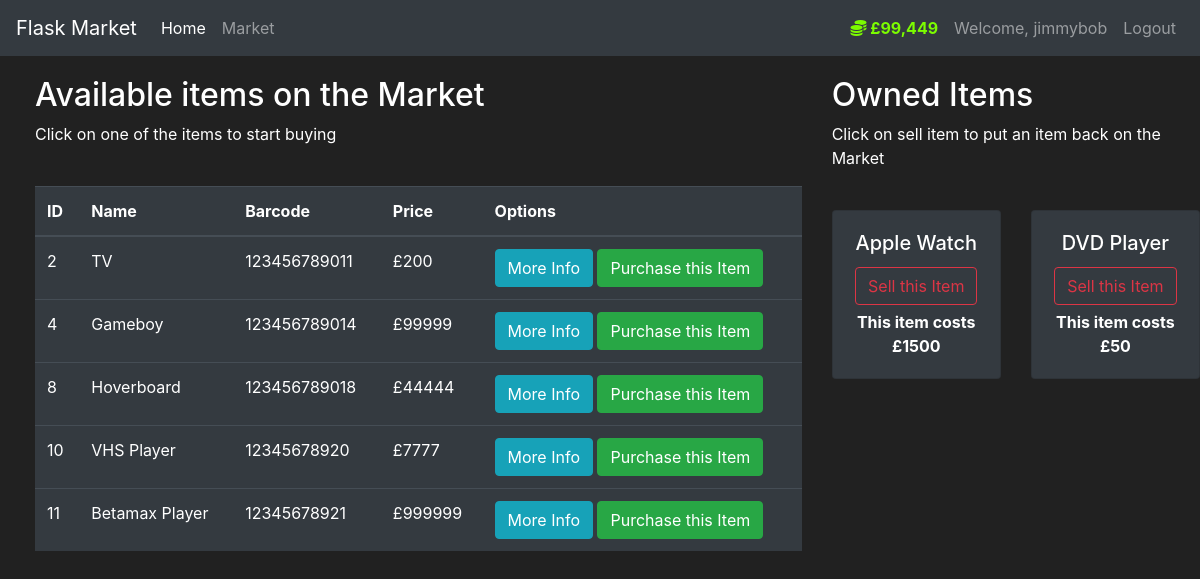
The page /market (signed in) on the database its author committed.
### market/models.py (models this page shows, shortened)
class User(db.Model, UserMixin):
    id = db.Column(db.Integer(), primary_key=True)
    username = db.Column(db.String(length=30), nullable=False, unique=True)
    email_address = db.Column(db.String(length=50), nullable=False, unique=True)
    password_hash = db.Column(db.String(length=60), nullable=False)
    budget = db.Column(db.Integer(), nullable=False, default=1000)
    items = db.relationship('Item', backref='owned_user', lazy=True)
    @property
    def password(self):
        return self.password
    @property
    def prettier_budget(self):
        if len(str(self.budget)) >= 4:
            return f'£{str(self.budget)[:-3]},{str(self.budget)[-3:]}'
        else:
            return f'£{self.budget}'

class Item(db.Model):
    id = db.Column(db.Integer(), primary_key=True)
    name = db.Column(db.String(length=30), nullable=False, unique=True)
    price = db.Column(db.Integer(), nullable=False)
    barcode = db.Column(db.String(length=12), nullable=False, unique=True)
    description = db.Column(db.String(length=1024), nullable=False, unique=True)
    owner = db.Column(db.Integer(), db.ForeignKey('user.id'))

### market/routes.py (the view, shortened to what this page needs)
@app.route('/market', methods=['GET', 'POST'])
@login_required
def market_page():
    purchase_form = PurchaseItemForm()
    selling_form = SellItemForm()
    if request.method == "GET":
        items = Item.query.filter_by(owner=None)
        owned_items = Item.query.filter_by(owner=current_user.id)
        return render_template('market.html', items=items, purchase_form=purchase_form, owned_items=owned_items, selling_form=selling_form)

### market/models.py (called while the page is built)
@login_manager.user_loader
def load_user(user_id):
    return User.query.get(int(user_id))

### market/templates/market.html (shortened to what this page needs)
{% extends 'base.html' %}
{% block content %}
<div class="row" style="margin-top:20px; margin-left:20px">
    <div class="col-8">
        <h2>Available items on the Market</h2>
        <p>Click on one of the items to start buying</p>
        <br>
        <table class="table table-hover table-dark">
            <thead>
            <tr>
                <th scope="col">ID</th>
                <th scope="col">Name</th>
                <th scope="col">Barcode</th>
                <th scope="col">Price</th>
                <th scope="col">Options</th>
            </tr>
            </thead>
            <tbody>
            {% for item in items %}
            <tr>
                <td>{{ item.id }}</td>
                <td>{{ item.name }}</td>
                <td>{{ item.barcode }}</td>
                <td>£{{ item.price }}</td>
                <td>
                    <button class="btn btn-outline btn-info" data-toggle="modal"
                            data-target="#Modal-MoreInfo-{{ item.id }}">More Info
                    </button>
                    <button class="btn btn-outline btn-success" data-toggle="modal"
                            data-target="#Modal-PurchaseConfirm-{{ item.id }}">Purchase this Item
                    </button>
                </td>
            </tr>
            {% endfor %}
            </tbody>
        </table>
    </div>
    <div class="col-4">
        <h2>Owned Items</h2>
        <p>Click on sell item to put an item back on the Market</p>
        <br>
        <div class="row">
            {% for owned_item in owned_items %}
            <div class="col-md-6">
                <div style="margin-bottom: 5px" class="card text-center bg-dark">
                    <div class="card-body">
                        <h5 class="card-title">{{ owned_item.name }}</h5>
                        <button type="button" class="btn btn-outline-danger" style="margin-bottom: 5px"
                                data-toggle="modal" data-target="#Modal-SellingConfirm-{{ owned_item.id }}">
                            Sell this Item
                        </button>
                        <p class="card-text"><strong>
                            This item costs £{{ owned_item.price }}
                        </strong></p>
                    </div>
                </div>
            </div>
            {% endfor %}
        </div>
    </div>
</div>
{% endblock %}

### market/templates/base.html (shortened to what this page needs)
<!doctype html>
<html lang="en">
<head>
    <link rel="stylesheet" href="https://cdn.jsdelivr.net/npm/bootstrap@4.5.3/dist/css/bootstrap.min.css"
>
    <link rel="stylesheet" href="https://cdnjs.cloudflare.com/ajax/libs/font-awesome/6.3.0/css/all.min.css">
</head>
<body>
<nav class="navbar navbar-expand-md navbar-dark bg-dark">
    <a class="navbar-brand" href="#">Flask Market</a>
    <div class="collapse navbar-collapse" id="navbarNav">
        <ul class="navbar-nav mr-auto">
            <li class="nav-item active">
                <a class="nav-link" href="{{ url_for('home_page') }}">Home <span class="sr-only">(current)</span></a>
            </li>
            <li class="nav-item">
                <a class="nav-link" href="{{ url_for('market_page') }}">Market</a>
            </li>
        </ul>
        {% if current_user.is_authenticated %}
        <ul class="navbar-nav">
            <li class="nav-item">
                <a class="nav-link" style="color: lawngreen; font-weight: bold">
                    <i class="fas fa-coins"></i>
                    {{ current_user.prettier_budget }}
                </a>
            </li>
            <li class="nav-item">
                <a class="nav-link">Welcome, {{ current_user.username }}</a>
            </li>
            <li class="nav-item">
                <a class="nav-link" href="{{ url_for('logout_page') }}">Logout</a>
            </li>
        </ul>
        {% endif %}
    </div>
</nav>
{% block content %}
{% endblock %}
</body>
</html>

### market/templates/base.html (style rules this page uses)
body { background-color: #212121; color: white }

### rows shown on the page
User: prettier_budget "£99,449", username "jimmybob"
Item: id "2", name "TV", barcode "123456789011", price "200"
Item: id "4", name "Gameboy", barcode "123456789014", price "99999"
Item: id "8", name "Hoverboard", barcode "123456789018", price "44444"
Item: id "10", name "VHS Player", barcode "12345678920", price "7777"
Item: id "11", name "Betamax Player", barcode "12345678921", price "999999"
Item: name "Apple Watch", price "1500"
Item: name "DVD Player", price "50"
